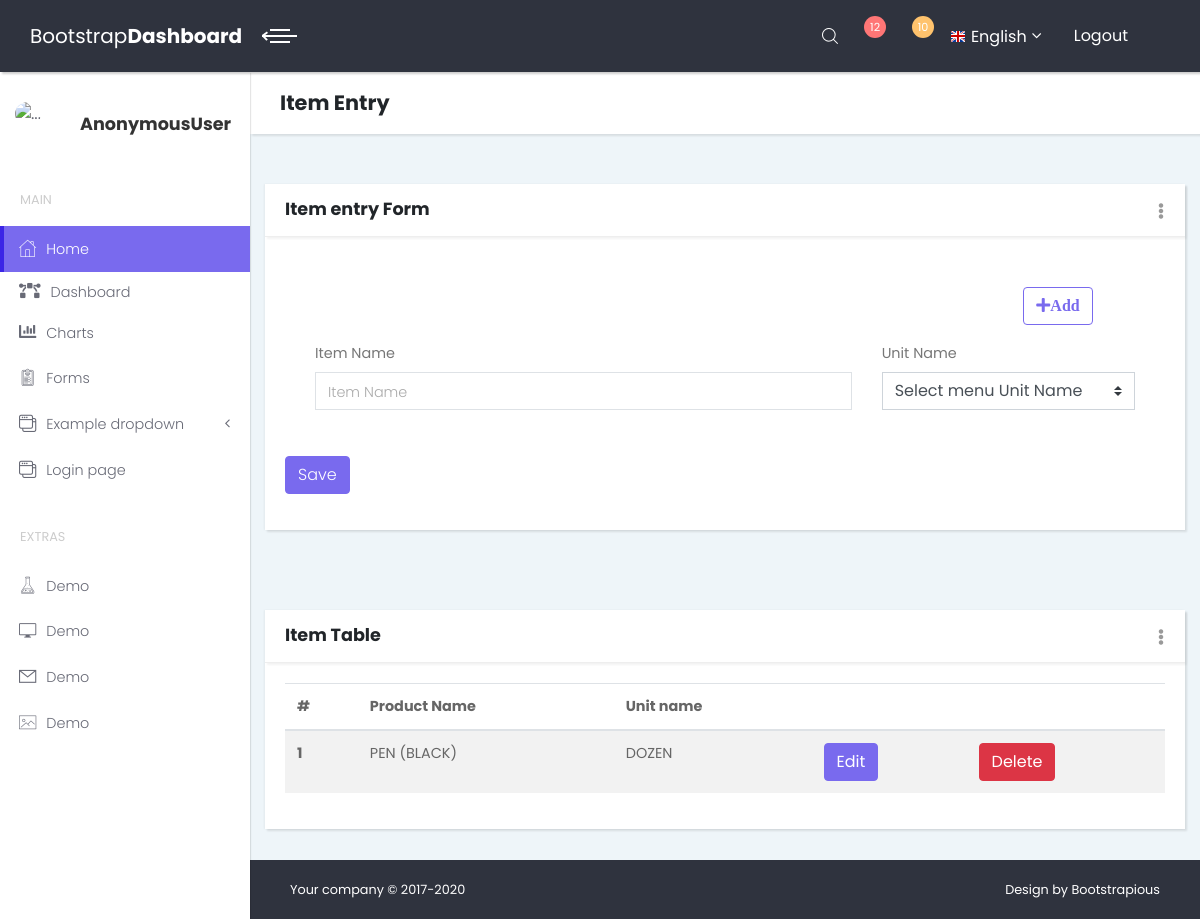
The page /item/entry/ on the database as committed earlier.
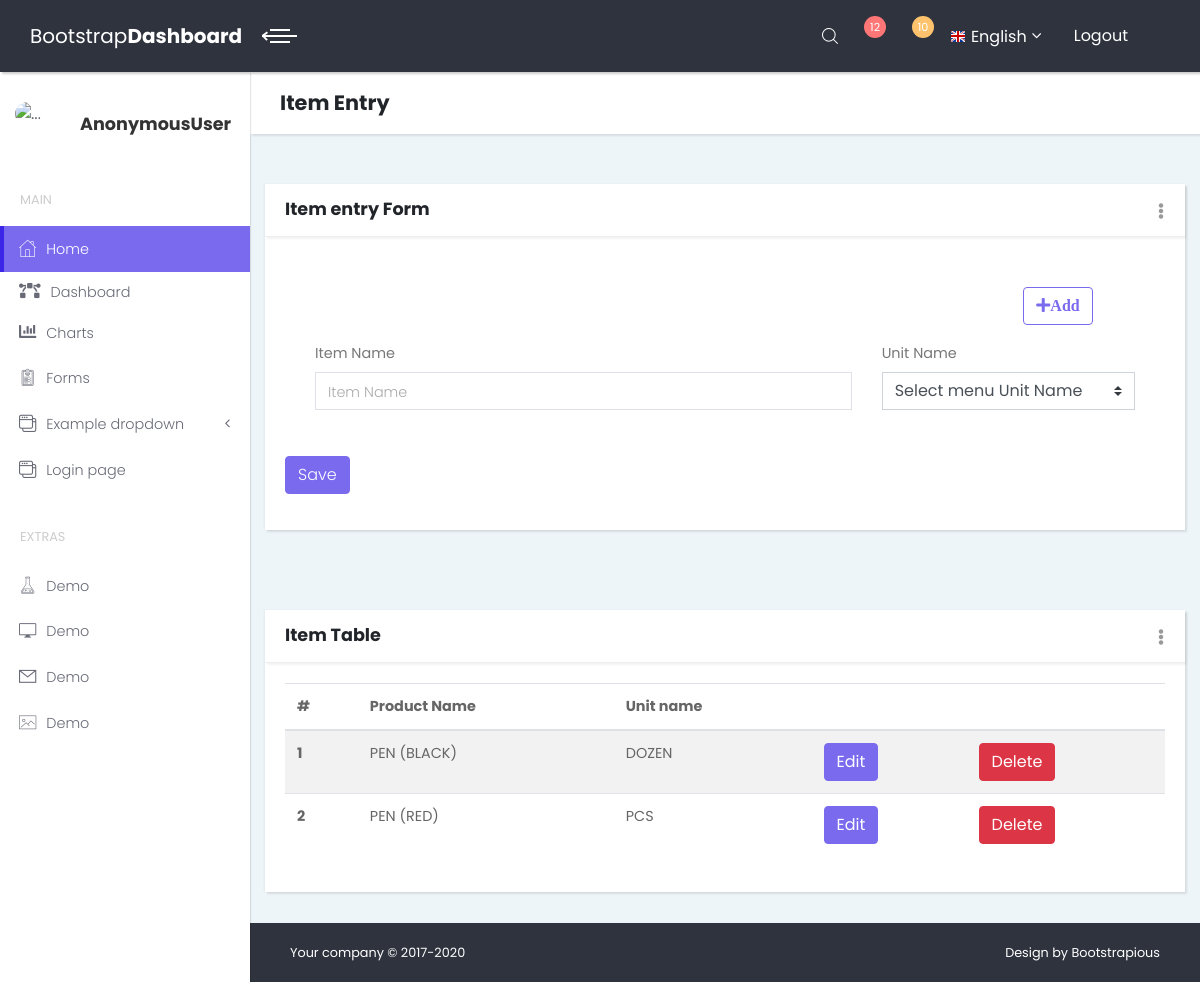
The same page on the database as committed later.
### insurance/models.py (models this page shows)
class ItemEntryM(models.Model):
    Itemname=models.CharField(max_length=255,null=True,blank=True)
    Unit=models.CharField(max_length=255,null=True,blank=True)
    objects=models.Manager()

### insurance/views.py (the view)
# urls.py: path('item/entry/', views.itemnameV,name='itementry'),
def itemnameV(request):
    item=ItemEntryM.objects.all()
    return render(request,'inventory/itementry.html',{'item':item})

### insurance/templates/inventory/itementry.html (shortened to what this page needs)
{%extends 'index.html'%}
{%block contant%}
<header class="page-header">
    <div class="container-fluid">
        <h2 class="no-margin-bottom">Item Entry</h2>
    </div>
</header>
<section class="dashboard-counts no-padding-bottom">
    <div class="col-lg-12">
        <div class="card">
            <div class="card-close">
                <div class="dropdown">
                    <button type="button" id="closeCard1" data-toggle="dropdown" aria-haspopup="true"
                            aria-expanded="false" class="dropdown-toggle"><i class="fa fa-ellipsis-v"></i></button>
                </div>
            </div>
            <div class="card-header d-flex align-items-center">
                <h3 class="h4">Item entry Form</h3>
            </div>
            <div class="card-body">
                <form action="{%url 'itementrysave'%}" method="post" enctype="multipart/form-data">
                    <div class="row">
                        <div class="form-group col-md-10"></div>
                        <div class="form-group col-md-2"><button type="button" class="btn btn-outline-primary" id="add"><i class="fas fa-plus">Add</i></button></div>
                    <div class="form-group col-md-8" id="itm">
                        <label class="form-control-label">Item Name</label>
                        <input type="text" placeholder="Item Name" class="form-control" name="itemname" id="ito">
                    </div>
                    <div class="form-group col-md-4" id="sel">
                        <label class="form-control-label">Unit Name</label>
                        <div id="otm">
                        <select class="custom-select" name="unit" required>
                            <option value="">Select menu Unit Name</option>
                        </select>
                    </div>
                        </div>
                        </div>
                    <div class="form-group">
                        <input type="submit" value="Save" class="btn btn-primary">
                    </div>
                </form>
            </div>
        </div>
    </div>
</section>
<section class="dashboard-counts no-padding-bottom">
<div class="col-lg-12">
                  <div class="card">
                    <div class="card-close">
                      <div class="dropdown">
                        <button type="button" id="closeCard2" data-toggle="dropdown" aria-haspopup="true" aria-expanded="false" class="dropdown-toggle"><i class="fa fa-ellipsis-v"></i></button>
                      </div>
                    </div>
                    <div class="card-header d-flex align-items-center">
                      <h3 class="h4">Item Table</h3>
                    </div>
                    <div class="card-body">
                      <div class="table-responsive">
                        <table class="table table-striped">
                          <thead>
                            <tr>
                              <th>#</th>
                              <th>Product Name</th>
                              <th>Unit name</th>
                              <th></th>
                              <th></th>
                            </tr>
                          </thead>
                          <tbody>
                            {%for x in item%}
                            <tr>
                              <th scope="row">{{forloop.counter}}</th>
                              <td>{{x.Itemname}}</td>
                              <td>{{x.Unit}}</td>
                              <td><a href="{%url 'itementryedit' x.id%}" class="btn btn-primary">Edit</a></td>
                              <td><a href="{%url 'itementrydelete' x.id%}" class="btn btn-danger">Delete</a></td>
                            </tr>
                          {%endfor%}
                          </tbody>
                        </table>
                      </div>
                    </div>
                  </div>
                </div>
</section>
{%endblock%}

Rows that differ between the two databases and show on the page:
added ItemEntryM: Itemname "PEN (RED)", Unit "PCS"
